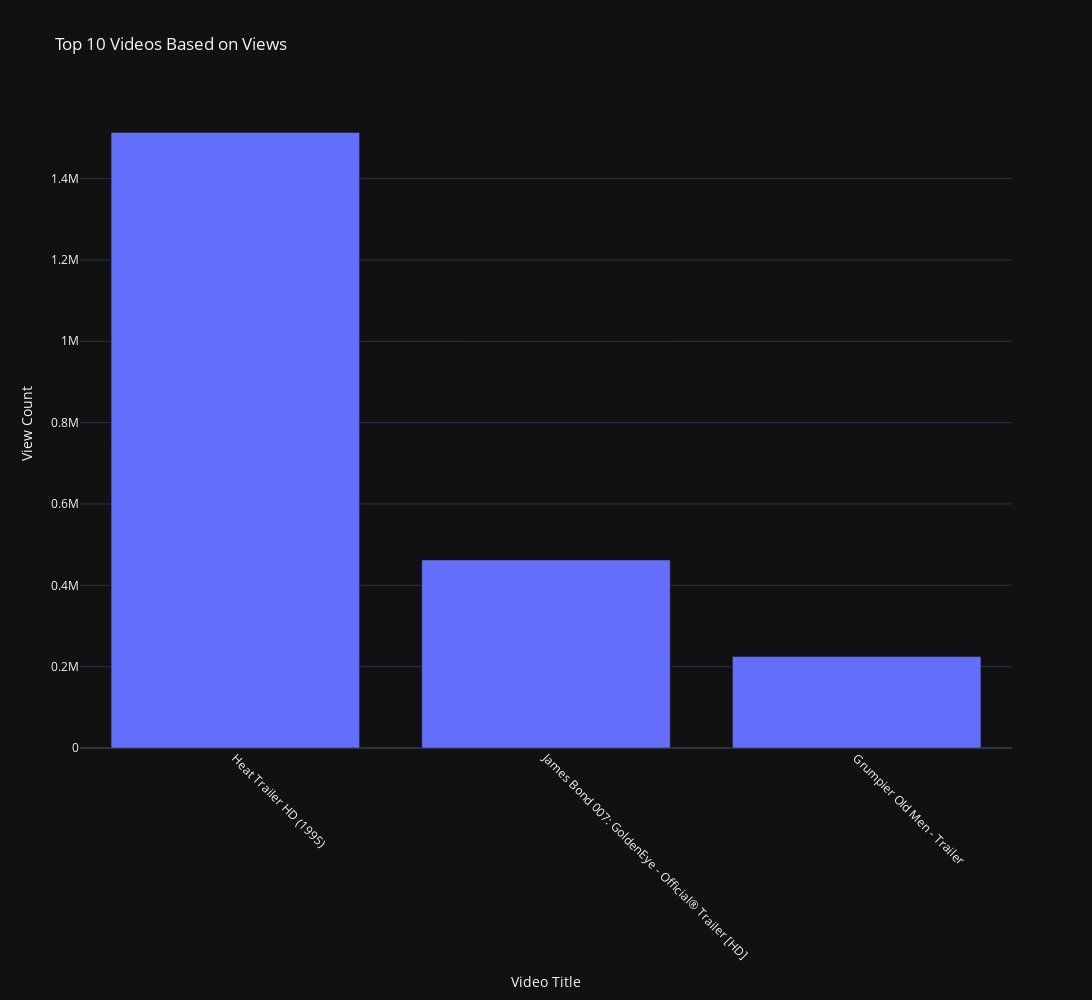

The code cell stored with this chart in its notebook:
### Markdown cell above
### TOP 10 Videos based on Views

### Code cell
fig = px.bar(
    top_10_views,
    x = 'title',
    y = 'viewCount',
    title = 'Top 10 Videos Based on Views',
    labels = { 'title' : 'Video Title', 'viewCount' : 'View Count' },
    width = width,
    height = height,
    template = template
)
fig.update_layout(xaxis_tickangle = xaxis_tickangle)
fig.show()

### Figure 1 — Plotly figure (JSON) as saved in the notebook; plotly's stock layout.template omitted (floating-point values rounded to 4 significant figures)
{"data": [{"alignmentgroup": "True", "hovertemplate": "Video Title=%{x}<br>View Count=%{y}<extra></extra>", "legendgroup": "", "marker": {"color": "#636efa", "pattern": {"shape": ""}}, "name": "", "offsetgroup": "", "orientation": "v", "showlegend": false, "textposition": "auto", "type": "bar", "x": ["Heat Trailer HD (1995)", "James Bond 007: GoldenEye - Official® Trailer [HD]", "Grumpier Old Men - Trailer"], "xaxis": "x", "y": [1513582, 462395, 224710], "yaxis": "y"}], "layout": {"barmode": "relative", "height": 1000, "legend": {"tracegroupgap": 0}, "title": {"text": "Top 10 Videos Based on Views"}, "width": 1600, "xaxis": {"anchor": "y", "domain": [0, 1], "tickangle": 45, "title": {"text": "Video Title"}}, "yaxis": {"anchor": "x", "domain": [0, 1], "title": {"text": "View Count"}}}}
